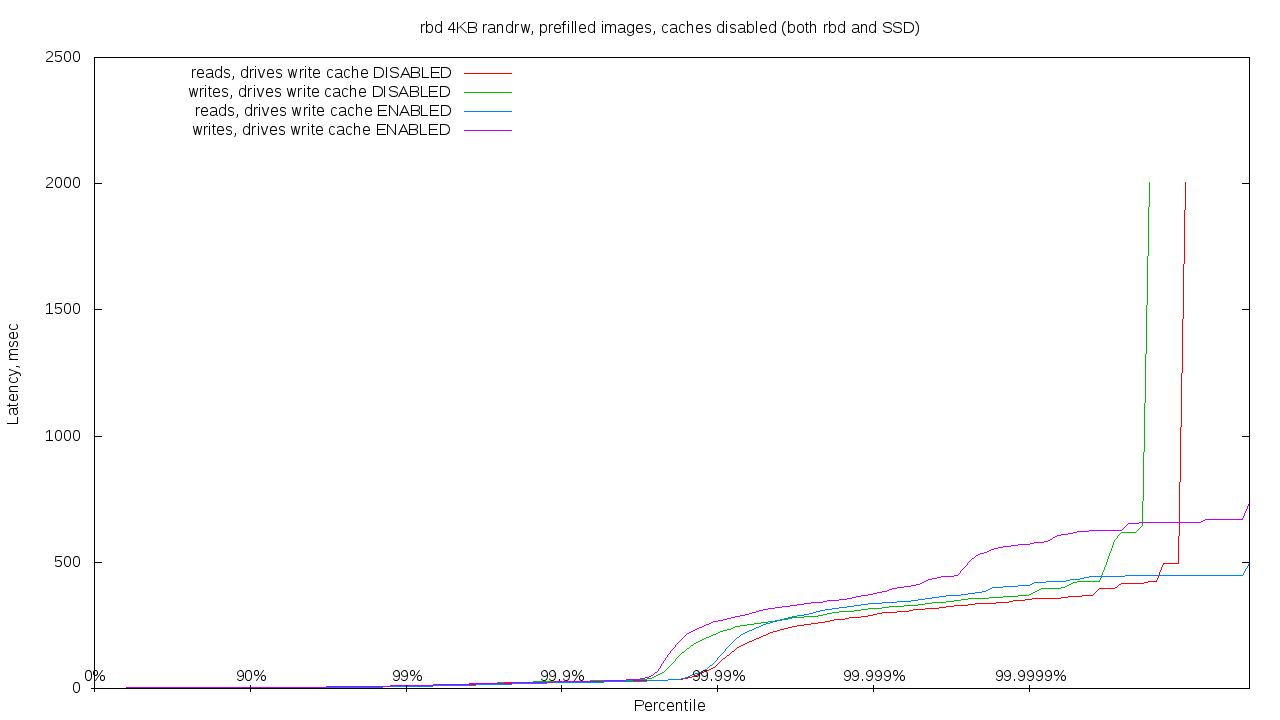

Here is the gnuplot script that generated this plot:
set terminal png size 1280, 720
set output 'rbd_randrw_nowc_lat_hdr.png'
set title 'rbd 4KB randrw, prefilled images, caches disabled (both rbd and SSD)'
set logscale x
set xlabel 'Percentile'
set ylabel 'Latency, msec'
unset xtics
set key top left
plot 'rbd_randrw_nowc_read_lat_hdr.log' using 4:1 with lines title 'reads, drives write cache DISABLED',\
     'rbd_randrw_nowc_write_lat_hdr.log' using 4:1 with lines title 'writes, drives write cache DISABLED',\
     '../host-rbd-prefilled-randrw-wc/rbd_randrw_wc_lat_hdr_r.log' using 4:1 with lines title 'reads, drives write cache ENABLED',\
     '../host-rbd-prefilled-randrw-wc/rbd_randrw_wc_lat_hdr_w.log' using 4:1 with lines title 'writes, drives write cache ENABLED',\
	'-' with labels center offset 0, 0.5 point notitle
1 0.0 0%
10 0.0 90%
100 0.0 99%
1000 0.0 99.9%
10000 0.0 99.99%
100000 0.0 99.999%
1000000 0.0 99.9999%
e

set output 'rbd_randrw_nowc_lat_hdr_log.png'
set title 'rbd 4KB randrw, prefilled images, caches disabled (both rbd and SSD)'
set xlabel 'Percentile'
set ylabel 'Latency, msec'
set logscale y
set logscale x
unset xtics
set key top left
plot 'rbd_randrw_nowc_read_lat_hdr.log' using 4:1 with lines title 'reads, drives write cache DISABLED',\
     'rbd_randrw_nowc_write_lat_hdr.log' using 4:1 with lines title 'writes, drives write cache DISABLED',\
     '../host-rbd-prefilled-randrw-wc/rbd_randrw_wc_lat_hdr_r.log' using 4:1 with lines title 'reads, drives write cache ENABLED',\
     '../host-rbd-prefilled-randrw-wc/rbd_randrw_wc_lat_hdr_w.log' using 4:1 with lines title 'writes, drives write cache ENABLED',\
	'-' with labels center offset 0, 0.5 point notitle
1 0.1 0%
10 0.1 90%
100 0.1 99%
1000 0.1 99.9%
10000 0.1 99.99%
100000 0.1 99.999%
1000000 0.1 99.9999%
e


